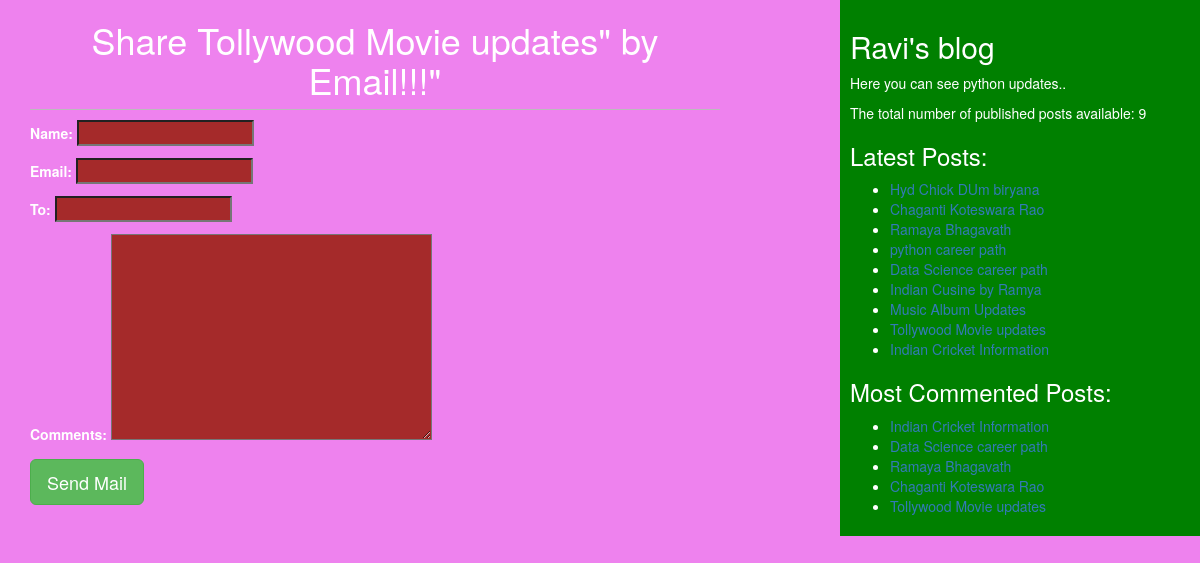
The app's page /2/share/ with its own data.
### blog/models.py (models this page shows, shortened)
class Post(models.Model):
    STATUS_CHOICES = (('draft', 'Draft'), ('published', 'Published'))
    title = models.CharField(max_length=256)
    slug = models.SlugField(max_length=264, unique_for_date='publish')
    author = models.ForeignKey(User, related_name='blog_posts', on_delete=models.CASCADE)
    body = models.TextField()
    publish = models.DateTimeField(default=timezone.now)
    created = models.DateTimeField(auto_now_add=True)
    updated = models.DateTimeField(auto_now=True)
    status = models.CharField(max_length=10, choices=STATUS_CHOICES, default='draft')
    objects = CustomManager()
    tags = TaggableManager()
    class Meta:
        ordering = ('title',)
    def get_absolute_url(self):
        return reverse('post_detail',
                       args=[self.publish.year, self.publish.strftime('%m'), self.publish.strftime('%d'), self.slug])

### blog/views.py (the view)
# urls.py: path('<int:id>/share/', views.mail_send_view, name='mail_send_view'),
def mail_send_view(request, id):
    post = get_object_or_404(Post, id=id, status='published')
    sent = False
    if request.method == 'POST':
        form = EmailSendForm(request.POST)
        if form.is_valid():
            cd = form.cleaned_data
            post_url = request.build_absolute_uri(post.get_absolute_url())
            subject = '{}({}) recommends you to read "{}"'.format(cd['name'], cd['email'], post.title)
            message = 'Read Post At: \n {}\n\n{}\' Comments:\n{}'.format(post_url, cd['name'], cd['comments'])
            send_mail(subject, message, 'ravi@blog.com', [cd['to']])
            sent = True
    else:
        form = EmailSendForm()
    return render(request, 'blog/sharebymail.html', {'post': post, 'form': form, 'sent': sent})

### blog/forms.py
class EmailSendForm(forms.Form):
    name = forms.CharField()
    email = forms.EmailField()
    to = forms.EmailField()
    comments = forms.CharField(required=False, widget=forms.Textarea)

### blog/models.py (called while the page is built)
    def get_queryset(self):
        return super().get_queryset().filter(status='published')

### blog/templatetags/blog_tags.py (called while the page is built)
@register.simple_tag
def total_posts():
    return Post.objects.count()

@register.simple_tag
def get_most_commented_posts(count=5):
    return Post.objects.annotate(total_comments=Count('comments')).order_by('-total_comments')[:count]

@register.inclusion_tag('blog/latest_posts123.html')
def show_latest_posts(count=5):
    latest_posts = Post.objects.order_by('-publish')[:count]
    return {'latest_posts': latest_posts}

### templates/blog/sharebymail.html (shortened to what this page needs)
<!DOCTYPE html>
{%extends 'blog/base.html'%}
{%block body_block%}
  {%if sent%}
   <h1>Email Successfully Sent !!!</h1>
    <p>"{{post.title}}" was sent by email</p>
  {%else%}
        <h1>Share {{post.title}}" by Email!!!"</h1>
       <form method="post">
         {{form.as_p}}
         <input type="submit" name="" class='btn btn-lg btn-success' value="Send Mail">
       </form>
    {%endif %}
{%endblock%}

### templates/blog/base.html (shortened to what this page needs)
<!DOCTYPE html>
{%load static %}
{%load blog_tags %}
<html lang="en">
<head>
    <link rel="stylesheet" href="https://maxcdn.bootstrapcdn.com/bootstrap/3.3.7/css/bootstrap.min.css">
    <link rel="stylesheet" href="{% static 'css/blog.css'%}">
</head>
<body>
<div class="content">
{% block body_block%} {%endblock%}
</div>
<div class="sidebar">
    <h2>Ravi's blog</h2>
    <p>Here you can see python updates..</p>
     <p>The total number of published posts available: <span id='pcount'>{%total_posts %}</span></p>
    <h3>Latest Posts:</h3>{% show_latest_posts 100 %}
     <h3>Most Commented Posts:</h3>
      {% get_most_commented_posts as most_commented_posts%}
      <ul>
        {% for post in most_commented_posts  %}
        <li><a href="{{post.get_absolute_url}}" id='la'>{{post.title}}</a></li>
        {% endfor %}
      </ul>
</div>
</body>
</html>

### templates/blog/latest_posts123.html
<ul>
  {% for post in latest_posts  %}
  <li><a href="{{post.get_absolute_url}}" id='la'>{{post.title}}</a></li>
  {% endfor %}
</ul>

### static/css/blog.css (style rules this page uses)
.content { float:left; width: 60%; padding:0 0 0 30px; }
.sidebar { float:right; width:30%; padding:10px; background: green; height: 100%; }
h1 { text-align: center; border-bottom: 1px solid #bbb; padding: 0 0 10px 0; }
body { background: violet; color:white; }
input,textarea { color:white; background:brown; }

### records on screen
Post: title "Tollywood Movie updates"
Post: title "Hyd Chick DUm biryana"
Post: title "Chaganti Koteswara Rao"
Post: title "Ramaya Bhagavath"
Post: title "python career path"
Post: title "Data Science career path"
Post: title "Indian Cusine by Ramya"
Post: title "Music Album Updates"
Post: title "Indian Cricket Information"
